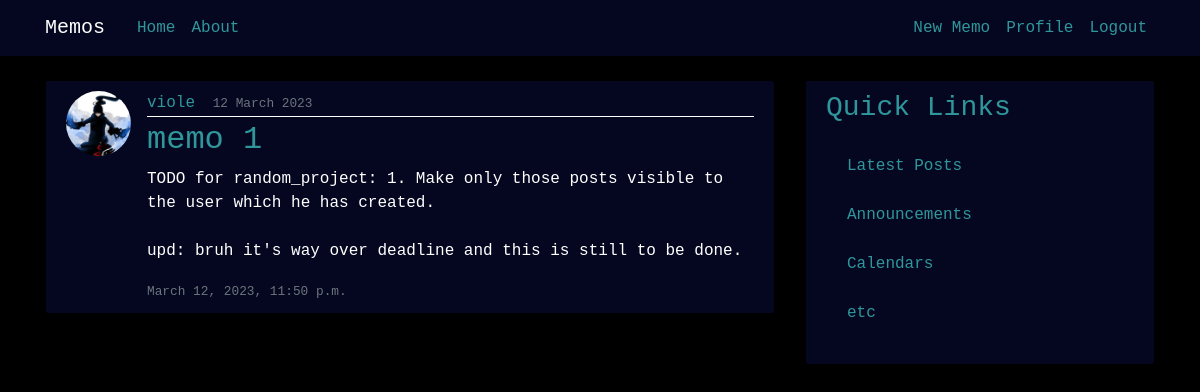
/memo/ (signed in), run on the app's committed database.
### memo/models.py (models this page shows, shortened)
class Post(models.Model):
    title = models.CharField(max_length=100)
    content = models.TextField()
    date_posted = models.DateTimeField(default=timezone.now)
    date_due = models.DateTimeField()
    author = models.ForeignKey(User, on_delete=models.CASCADE)

### users/models.py (models this page shows, shortened)
class Profile(models.Model):
    user = models.OneToOneField(User, on_delete=models.CASCADE)
    image = models.ImageField(default='default.jpg', upload_to='profile_pics')

### memo/views.py (the view)
# urls.py: path('', PostListView.as_view(), name='memo_home'),
class PostListView(ListView):
    model = Post
    template_name = 'memo/home.html' # <app>/<model>_<viewtype>.html
    context_object_name = 'posts'
    ordering = ['date_due']

### memo/templates/memo/home.html
{% extends "memo/base.html" %}
{% block content %}
    {% for post in posts %}
        <article class="media content-section">
            <img class="rounded-circle article-img" src="{{ post.author.profile.image.url }}">
            <div class="media-body">
            <div class="article-metadata">
                <a class="mr-2" href="#">{{ post.author }}</a>
                <small class="text-muted">{{ post.date_posted|date:"d F Y" }}</small>
            </div>
            <h2><a class="article-title" href="{% url 'post-detail' post.id %}">{{ post.title }}</a></h2>
            <p class="article-content">{{ post.content }}</p>
            <small class="text-muted">{{ post.date_due }}</small>
            </div>
        </article>
    {% endfor %}
{% endblock content %}

### memo/static/memo/main.css (style rules this page uses)
body { background: #000000; color: #ffffff; margin-top: 5rem; font-family: 'Courier New', Courier, monospace; }
h1, h2, h3, h4, h5, h6 { color: #2f979b; }
a { color: #2f979b; }
.content-section { background: #050720; padding: 10px 20px; border: 1px solid #000000; border-radius: 3px; margin-bottom: 20px; }
.article-title { color: #2f979b; }
.article-content { white-space: pre-line; }
.article-img { height: 65px; width: 65px; margin-right: 16px; }
.article-metadata { padding-bottom: 1px; margin-bottom: 4px; border-bottom: 1px solid #ffffff }

### data on the page
Post: author.profile.image (picture), author "viole", date_posted "12 March 2023", title "memo 1", content "TODO for random_project: 1. Make only those posts visible to the user which he has created. upd: bruh it's way over deadline and this is still to be done.", date_due "March 12, 2023, 11:50 p.m."
